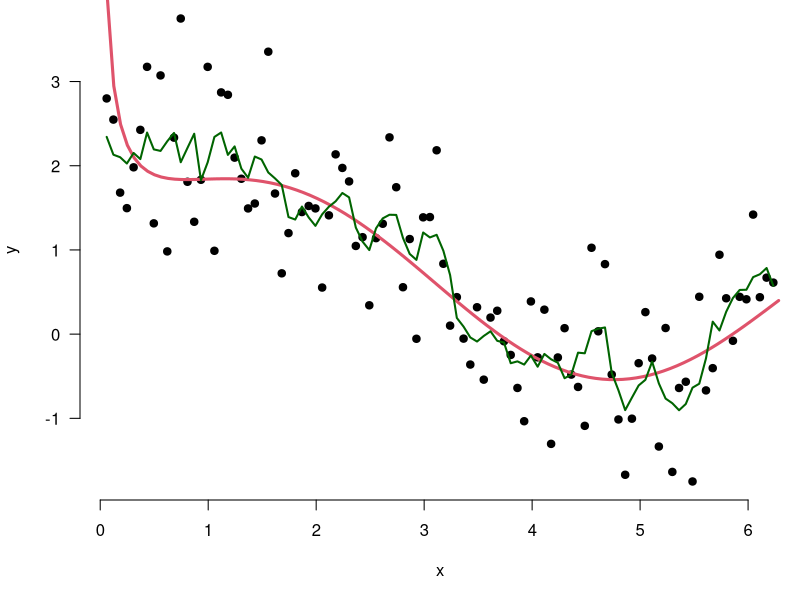
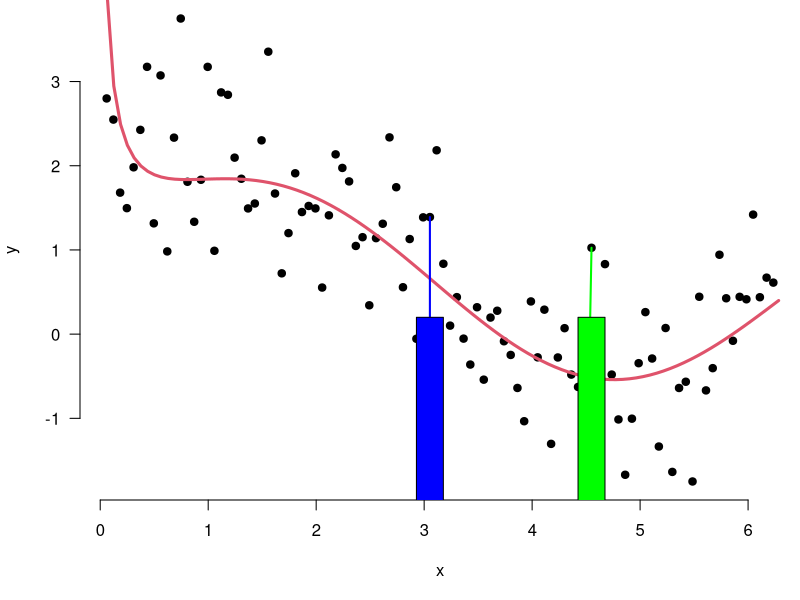
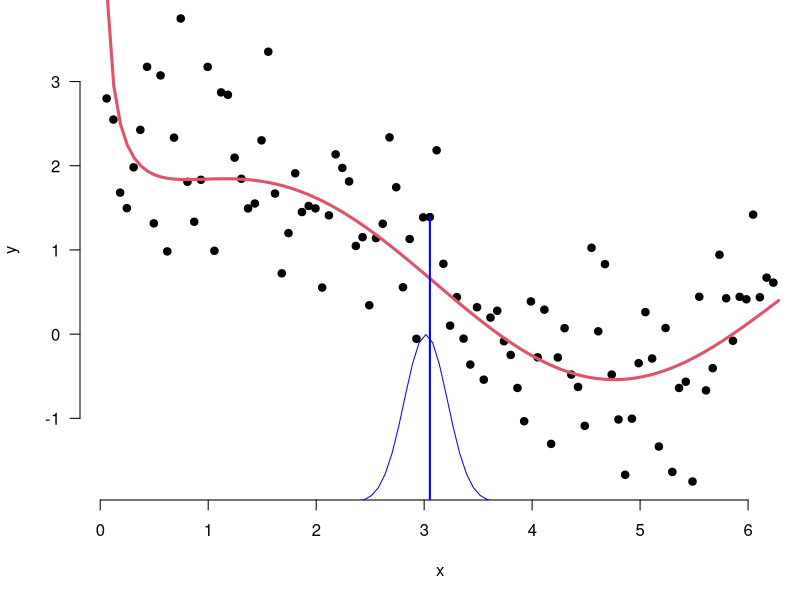
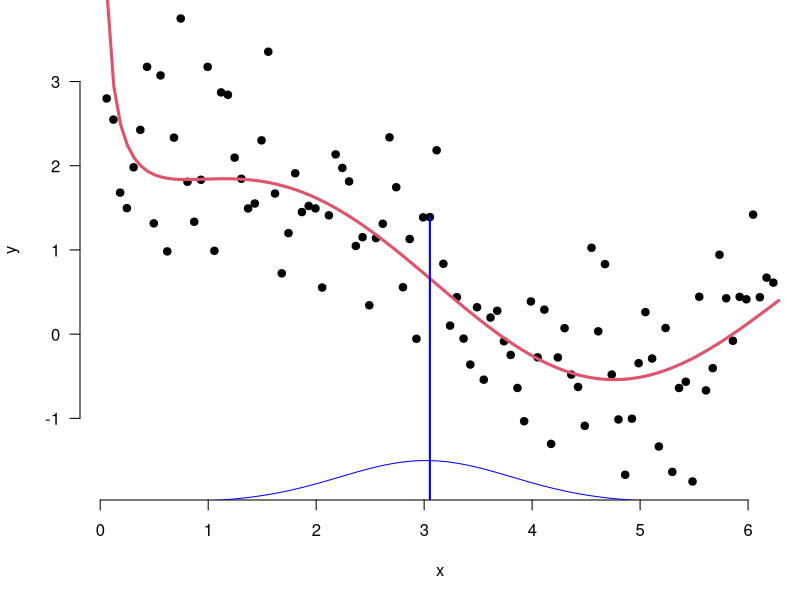
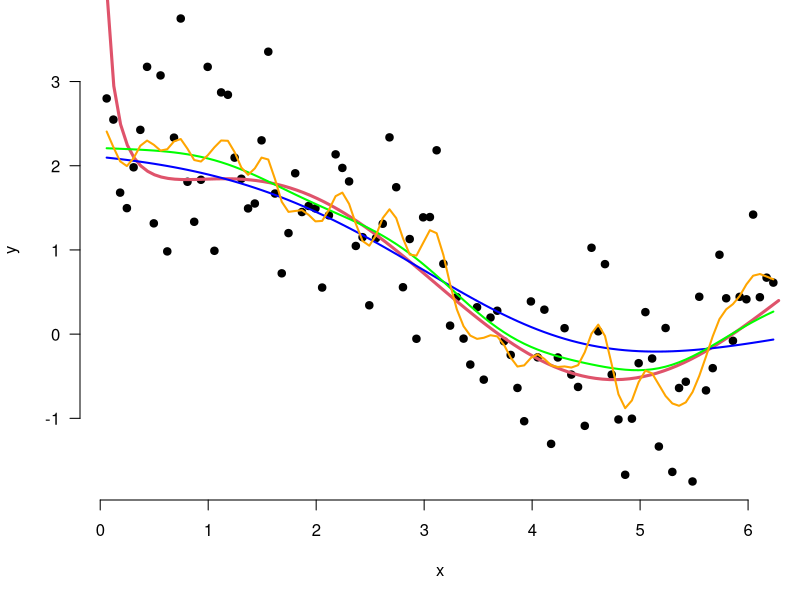
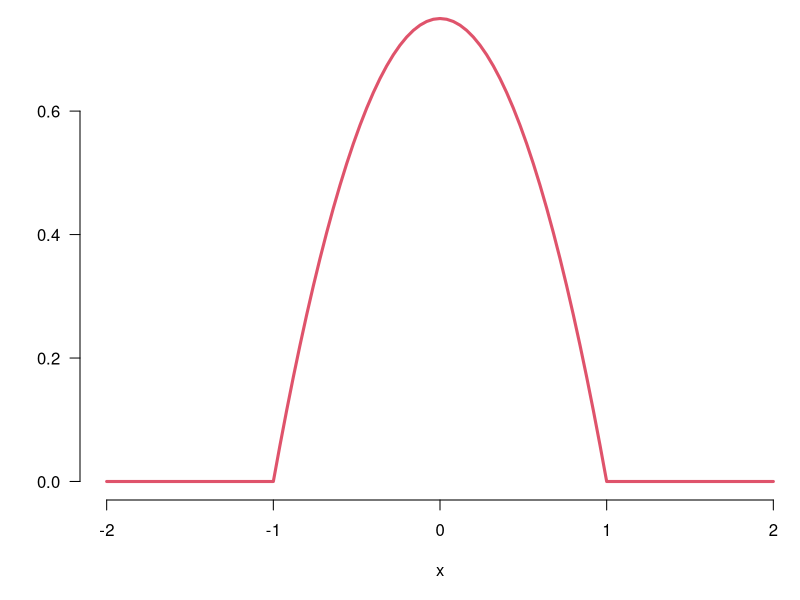
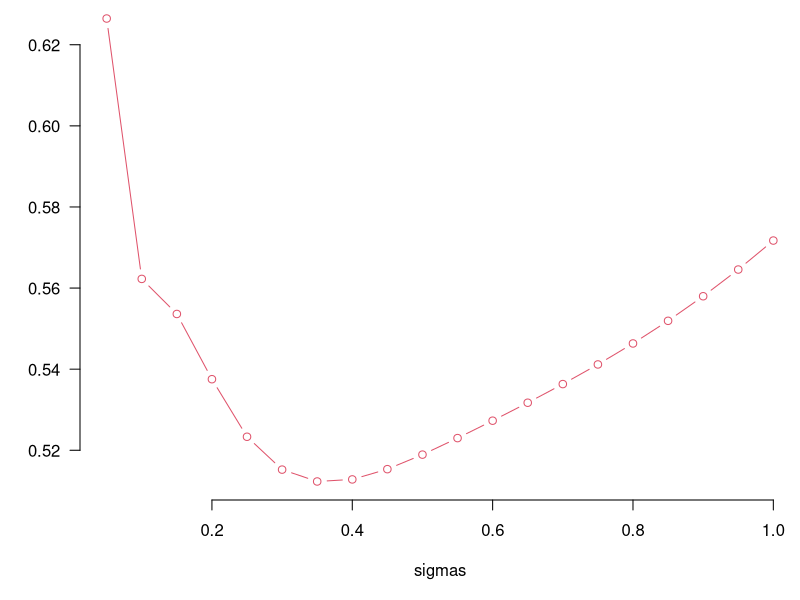
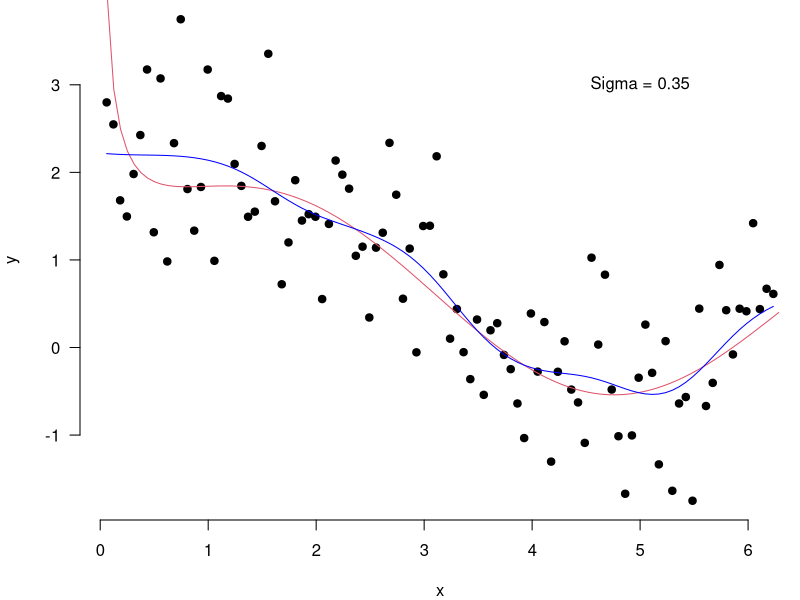

Write R code to recreate these figures, in order.
## ---- chunk 1
set.seed(1234)
trueFunction <- function(x) sin(x) + 1/sqrt(x)
x = runif(100, 0, 2*pi)
x = seq(min(x), max(x), length.out=100)
y = trueFunction(x) + rnorm(100, 0, .75)
par(mar=c(5,4,0,0))
plot(x, y, pch=19, bty='n', las=1, cex.lab=1, cex.axis=1)
curve(trueFunction(x), 0, 2*pi, col=2, lwd=3, add=TRUE)
W = toeplitz(c(rep(1,3),rep(0,97)))
W = sweep(W, 1, rowSums(W), '/')
Yhat = W %*% y
lines(x, Yhat, col='darkgreen', lwd=2)
## ---- chunk 2
W = toeplitz(c(rep(1,3),rep(0,7)))
round(sweep(W, 1, rowSums(W), '/'), 2)
## ---- chunk 3
par(mar=c(5,4,0,0))
plot(x, y, pch=19, bty='n', las=1, cex.lab=1, cex.axis=1)
curve(trueFunction(x), 0, 2*pi, col=2, lwd=3, add=TRUE)
segments(x[49], -100, x[49], y[49], col='blue', lwd=2)
rect(x[47], -100, x[51], 1/5, col='blue')
segments(x[49], -100, x[73], y[73], col='green', lwd=2)
rect(x[71], -100, x[75], 1/5, col='green')
## ---- chunk 4
par(mar=c(5,4,0,0))
plot(x, y, pch=19, bty='n', las=1, cex.lab=1, cex.axis=1)
curve(trueFunction(x), 0, 2*pi, col=2, lwd=3, add=TRUE)
segments(x[49], -100, x[49], y[49], col='blue', lwd=2)
curve(dnorm(x,mean=x[49],sd=.2)-2, from=0, to=2*pi, col='blue',add=TRUE)
## ---- chunk 5
par(mar=c(5,4,0,0))
plot(x, y, pch=19, bty='n', las=1, cex.lab=1, cex.axis=1)
curve(trueFunction(x), 0, 2*pi, col=2, lwd=3, add=TRUE)
segments(x[49], -100, x[49], y[49], col='blue', lwd=2)
curve(dnorm(x,mean=x[49],sd=.8)-2, from=0, to=2*pi, col='blue',add=TRUE)
## ---- chunk 6
par(mar=c(5,4,0,0))
plot(x, y, pch=19, bty='n', las=1, cex.lab=1, cex.axis=1)
curve(trueFunction(x), 0, 2*pi, col=2, lwd=3, add=TRUE)
dmat = as.matrix(dist(x))
Wgauss <- function(sig){
  gg = exp(-dmat^2/(2*sig^2)) / (sig * sqrt(2*pi))
  sweep(gg, 1, rowSums(gg),'/')
}
W1 = Wgauss(1)
W.5 = Wgauss(.5)
W.1 = Wgauss(.1)
lines(x, W1%*%y, col='blue',lwd=2, lty=1)
lines(x, W.5%*%y, col='green',lwd=2, lty=1)
lines(x, W.1%*%y, col='orange',lwd=2, lty=1)
## ---- chunk 7
epan <- function(x) 3/4*(1-x^2)*(abs(x)<1)
curve(epan(x),-2,2,col=2, lwd=3, mar=c(3,2,0,0), bty='n', las=1, cex.lab=1, cex.axis=1, ylab='')
## ---- chunk 8
looCV <- function(y, W){
  n = length(y)
  resids2 = ((diag(n)-W) %*% y)^2
  denom = (1-diag(W))^2
  return(mean(resids2/denom))
}
looCVs = double(20)
sigmas = seq(.05, 1, length.out=length(looCVs))
for(i in 1:length(looCVs)){
  W = Wgauss(sigmas[i])
  looCVs[i] = looCV(y, W)
}
plot(sigmas, looCVs, type='b', col=2, las=1, mar=c(4,5,0,0), bty='n', ylab='', cex.axis=1, cex.lab=1)
## ---- chunk 9
par(mar=c(4,4,0,0))
plot(x, y, pch=19, bty='n', las=1, cex.lab=1, cex.axis=1)
curve(trueFunction(x), 0, 2*pi, col=2, lwd=1, add=TRUE)
Wstar = Wgauss(sigmas[which.min(looCVs)])
lines(x, Wstar %*% y, col='blue', lwd=1, lty=1)
text(5, 3,paste('Sigma =', round(sigmas[which.min(looCVs)],2)), cex=1)
## ---- chunk 10
niter = 10
gam = 0.1
x = double(niter)
x[1] = 23
grad <- function(x) 2*(x-6)
for(i in 2:niter) x[i] = x[i-1] - gam*grad(x[i-1])
x
## ---- chunk 11
maxiter = 1000
conv = FALSE
gam = 0.1
x = 23
tol = 1e-3
grad <- function(x) 2*(x-6)
for(iter in  1:maxiter){
  x.new = x - gam * grad(x)
  conv = (x - x.new < tol)
  x = x.new
  if(conv) break
}
x
iter
